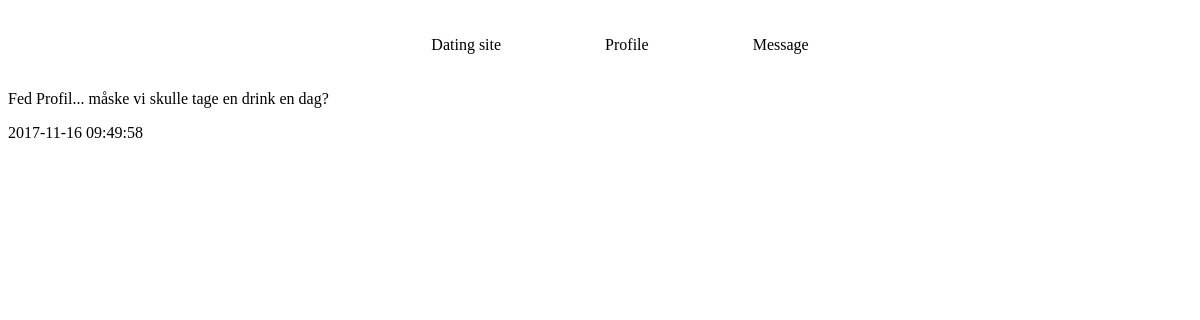
The app's page /message.php, older data.
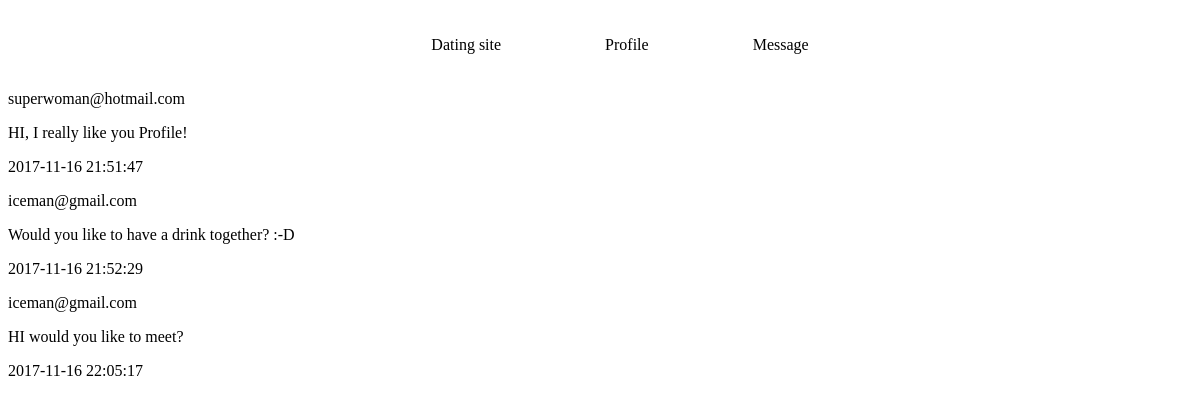
The same page, newer data.
### tables this page shows
CREATE TABLE `message` (
  `id` int(11) NOT NULL,
  `messageText` text NOT NULL,
  `date` timestamp NOT NULL DEFAULT CURRENT_TIMESTAMP,
  `userEmail` varchar(100) NOT NULL,
  `sender_userEmail` varchar(100) NOT NULL
);

### message.php (the view)
<?php
include 'include/head.php';
include 'include/database.php';
include 'include/footer.php';
$messages = $conn->query('SELECT * FROM message')->fetchAll();
foreach ($messages as $message) {
  ?>
    <p><?php echo $message['sender_userEmail']; ?></p>
    <p><?php echo $message['messageText']; ?></p>
    <p><?php echo $message['date']; ?></p>
  <?php
}
 ?>

### include/head.php (shortened to what this page needs)
<!DOCTYPE html>
<html>
  <head>
    <link rel="stylesheet" href="css/style.min.css">
  </head>
  <body>
    <nav>
      <ul>
        <li><a href="index.php">Dating site</a></li>
        <li><a href="profile.php">Profile</a></li>
        <li><a href="recievedMessage.php">Message</a></li>
      </ul>
    </nav>

### include/footer.php
</body>
</html>

Row changes from the older to the newer data that the page shows:
removed message: messageText "Fed Profil... måske vi skulle tage en drink en dag?", date "2017-11-16 09:49:58"
added message: sender_userEmail "superwoman@hotmail.com", messageText "HI, I really like you Profile!", date "2017-11-16 21:51:47"
added message: sender_userEmail "iceman@gmail.com", messageText "Would you like to have a drink together? :-D", date "2017-11-16 21:52:29"
added message: sender_userEmail "iceman@gmail.com", messageText "HI would you like to meet?", date "2017-11-16 22:05:17"
